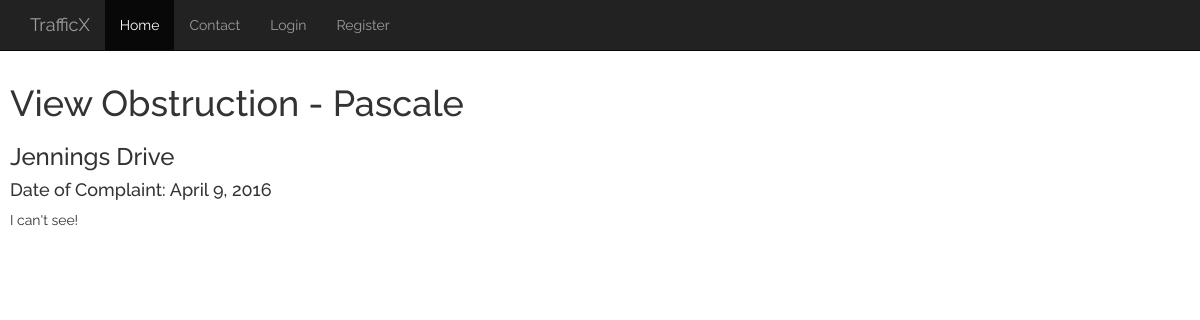
Page /complaints/jennings-drive-view-obstruction-pascale-2016-04-09/ on the committed database.
### complaintlog/models.py (models this page shows, shortened)
class Complaint(models.Model):
    COMPLAINT_TYPES = (
        ('Speeding','Speeding'),
        ('Parking','Parking'),
        ('Sign Request','Sign Request'),
        ('Survey','Survey'),
        ('View Obstruction','View Obstruction'),
        ('Engineering','Engineering'),
        ('General','General'),
        ('Stop Sign', 'Stop Sign'),
    )
    fname = models.CharField(max_length=100, verbose_name="First Name", blank=True, null=True)
    lname = models.CharField(max_length=100, verbose_name="Last Name", blank=True, null=True)
    address = models.CharField(max_length=100, verbose_name="Address", blank=True, null=True)
    phone = models.IntegerField(verbose_name="Phone Number", blank=True, null=True)
    altphone = models.IntegerField(verbose_name="Alt. Phone", blank=True, null=True)
    email = models.EmailField(verbose_name="Email", blank=True,null=True)
    city = models.CharField(max_length=100, verbose_name="City", blank=True, null=True)
    date_of_complaint = models.DateField(verbose_name="Date of Complaint", null=True)
    complaintType = models.CharField(max_length=25, choices=COMPLAINT_TYPES, verbose_name="Complaint Type", null=True)
    street = models.CharField(max_length=100, verbose_name="Street")
    xstreet = models.CharField(max_length=100, verbose_name="Cross Street", blank=True, null=True)
    description = models.TextField(verbose_name="Description", null=True)
    slug = models.SlugField(unique=True)

### complaintlog/views.py (the view)
def complaint_detail(request, slug):
    complaint = Complaint.objects.get(slug=slug)
    return render(request, 'complaints/complaint_detail.html', {
        'complaint': complaint,
    })

### complaintlog/templates/complaints/complaint_detail.html (shortened to what this page needs)
{% extends 'layouts/base.html' %}
{% block content %}
    <h1>{{ complaint.complaintType }} - {{ complaint.lname }}</h1>
    <h3>{{ complaint.street }}</h3>
    <h4>Date of Complaint: {{ complaint.date_of_complaint }}</h4>
    <p>{{ complaint.description }}</p>
{% endblock %}

### rows in the picture
Complaint: complaintType "View Obstruction", lname "Pascale", street "Jennings Drive", date_of_complaint "April 9, 2016", description "I can't see!"
